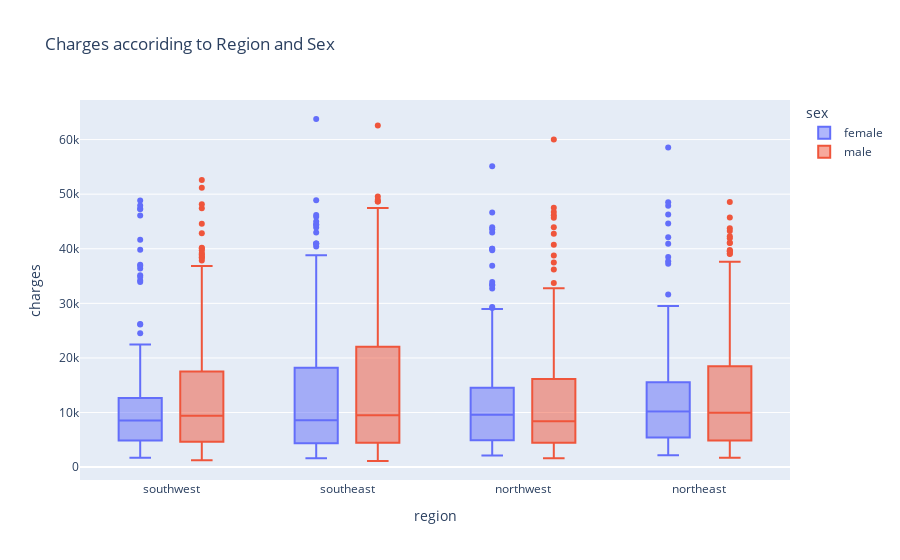

The notebook cell saved with this chart:
### Code cell
fig=px.box(df,x="region",y="charges",color="sex",title="Charges accoriding to Region and Sex").show()

### Figure 1 — Plotly figure (JSON) as saved in the notebook; plotly's stock layout.template omitted (floating-point values rounded to 4 significant figures; data arrays with more than 128 entries replaced by an {"elided": "..."} marker saying what was removed)
{"data": [{"alignmentgroup": "True", "hovertemplate": "sex=female<br>region=%{x}<br>charges=%{y}<extra></extra>", "legendgroup": "female", "marker": {"color": "#636efa"}, "name": "female", "notched": false, "offsetgroup": "female", "orientation": "v", "showlegend": true, "type": "box", "x": {"elided": "662 str values"}, "x0": " ", "xaxis": "x", "y": {"elided": "662 float values"}, "y0": " ", "yaxis": "y"}, {"alignmentgroup": "True", "hovertemplate": "sex=male<br>region=%{x}<br>charges=%{y}<extra></extra>", "legendgroup": "male", "marker": {"color": "#EF553B"}, "name": "male", "notched": false, "offsetgroup": "male", "orientation": "v", "showlegend": true, "type": "box", "x": {"elided": "675 str values"}, "x0": " ", "xaxis": "x", "y": {"elided": "675 float values"}, "y0": " ", "yaxis": "y"}], "layout": {"boxmode": "group", "legend": {"title": {"text": "sex"}, "tracegroupgap": 0}, "title": {"text": "Charges accoriding to Region and Sex"}, "xaxis": {"anchor": "y", "domain": [0, 1], "title": {"text": "region"}}, "yaxis": {"anchor": "x", "domain": [0, 1], "title": {"text": "charges"}}}}
